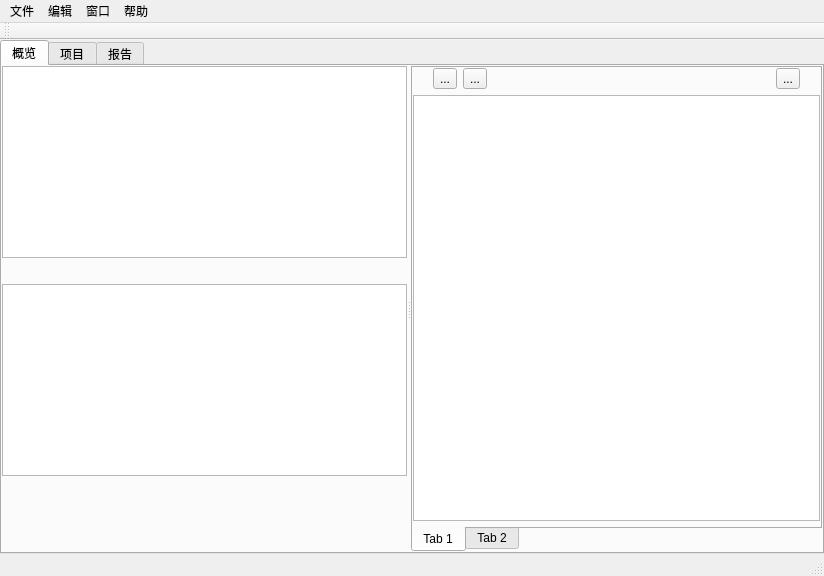
<?xml version="1.0" encoding="UTF-8"?>
<ui version="4.0">
 <class>MainWindow</class>
 <widget class="QMainWindow" name="MainWindow">
  <property name="geometry">
   <rect>
    <x>0</x>
    <y>0</y>
    <width>824</width>
    <height>576</height>
   </rect>
  </property>
  <property name="windowTitle">
   <string>MainWindow</string>
  </property>
  <widget class="QWidget" name="centralwidget">
   <layout class="QHBoxLayout" name="horizontalLayout">
    <property name="spacing">
     <number>0</number>
    </property>
    <property name="leftMargin">
     <number>0</number>
    </property>
    <property name="topMargin">
     <number>0</number>
    </property>
    <property name="rightMargin">
     <number>0</number>
    </property>
    <property name="bottomMargin">
     <number>0</number>
    </property>
    <item>
     <widget class="QTabWidget" name="tabWidget">
      <property name="currentIndex">
       <number>0</number>
      </property>
      <widget class="QWidget" name="GeneralView">
       <attribute name="title">
        <string>概览</string>
       </attribute>
       <layout class="QHBoxLayout" name="horizontalLayout_2" stretch="0">
        <property name="spacing">
         <number>1</number>
        </property>
        <property name="leftMargin">
         <number>0</number>
        </property>
        <property name="topMargin">
         <number>0</number>
        </property>
        <property name="rightMargin">
         <number>0</number>
        </property>
        <property name="bottomMargin">
         <number>0</number>
        </property>
        <item>
         <widget class="QSplitter" name="splitter">
          <property name="orientation">
           <enum>Qt::Horizontal</enum>
          </property>
          <widget class="QWidget" name="verticalLayoutWidget_2">
           <layout class="QVBoxLayout" name="verticalLayout_2">
            <property name="bottomMargin">
             <number>5</number>
            </property>
            <item>
             <widget class="QListWidget" name="listWidget"/>
            </item>
            <item>
             <spacer name="horizontalSpacer">
              <property name="orientation">
               <enum>Qt::Horizontal</enum>
              </property>
              <property name="sizeHint" stdset="0">
               <size>
                <width>40</width>
                <height>20</height>
               </size>
              </property>
             </spacer>
            </item>
            <item>
             <widget class="QListWidget" name="listWidget_2"/>
            </item>
            <item>
             <spacer name="verticalSpacer">
              <property name="orientation">
               <enum>Qt::Vertical</enum>
              </property>
              <property name="sizeHint" stdset="0">
               <size>
                <width>20</width>
                <height>40</height>
               </size>
              </property>
             </spacer>
            </item>
           </layout>
          </widget>
          <widget class="QWidget" name="verticalLayoutWidget_3">
           <layout class="QVBoxLayout" name="verticalLayout_3">
            <item>
             <widget class="QTabWidget" name="tabWidget_2">
              <property name="tabPosition">
               <enum>QTabWidget::South</enum>
              </property>
              <property name="currentIndex">
               <number>0</number>
              </property>
              <widget class="QWidget" name="tab">
               <attribute name="title">
                <string>Tab 1</string>
               </attribute>
               <layout class="QVBoxLayout" name="verticalLayout_4">
                <property name="leftMargin">
                 <number>0</number>
                </property>
                <property name="topMargin">
                 <number>0</number>
                </property>
                <property name="rightMargin">
                 <number>0</number>
                </property>
                <property name="bottomMargin">
                 <number>5</number>
                </property>
                <item>
                 <layout class="QHBoxLayout" name="horizontalLayout_3">
                  <property name="leftMargin">
                   <number>20</number>
                  </property>
                  <property name="rightMargin">
                   <number>20</number>
                  </property>
                  <item>
                   <widget class="QToolButton" name="toolButton">
                    <property name="text">
                     <string>...</string>
                    </property>
                   </widget>
                  </item>
                  <item>
                   <widget class="QToolButton" name="toolButton_2">
                    <property name="text">
                     <string>...</string>
                    </property>
                   </widget>
                  </item>
                  <item>
                   <spacer name="horizontalSpacer_2">
                    <property name="orientation">
                     <enum>Qt::Horizontal</enum>
                    </property>
                    <property name="sizeHint" stdset="0">
                     <size>
                      <width>40</width>
                      <height>20</height>
                     </size>
                    </property>
                   </spacer>
                  </item>
                  <item>
                   <layout class="QHBoxLayout" name="horizontalLayout_4">
                    <item>
                     <widget class="QToolButton" name="toolButton_3">
                      <property name="sizePolicy">
                       <sizepolicy hsizetype="Fixed" vsizetype="Fixed">
                        <horstretch>0</horstretch>
                        <verstretch>0</verstretch>
                       </sizepolicy>
                      </property>
                      <property name="text">
                       <string>...</string>
                      </property>
                      <property name="arrowType">
                       <enum>Qt::NoArrow</enum>
                      </property>
                     </widget>
                    </item>
                   </layout>
                  </item>
                 </layout>
                </item>
                <item>
                 <widget class="QListView" name="listView"/>
                </item>
               </layout>
              </widget>
              <widget class="QWidget" name="tab_2">
               <attribute name="title">
                <string>Tab 2</string>
               </attribute>
              </widget>
             </widget>
            </item>
           </layout>
          </widget>
         </widget>
        </item>
       </layout>
      </widget>
      <widget class="QWidget" name="ProjectView">
       <attribute name="title">
        <string>项目</string>
       </attribute>
      </widget>
      <widget class="QWidget" name="ReportView">
       <attribute name="title">
        <string>报告</string>
       </attribute>
      </widget>
     </widget>
    </item>
    <item>
     <layout class="QVBoxLayout" name="verticalLayout"/>
    </item>
   </layout>
  </widget>
  <widget class="QMenuBar" name="menubar">
   <property name="geometry">
    <rect>
     <x>0</x>
     <y>0</y>
     <width>824</width>
     <height>23</height>
    </rect>
   </property>
   <widget class="QMenu" name="menu">
    <property name="title">
     <string>文件</string>
    </property>
    <addaction name="action_3"/>
   </widget>
   <widget class="QMenu" name="menu_2">
    <property name="title">
     <string>编辑</string>
    </property>
   </widget>
   <widget class="QMenu" name="menu_3">
    <property name="title">
     <string>窗口</string>
    </property>
   </widget>
   <widget class="QMenu" name="menu_4">
    <property name="title">
     <string>帮助</string>
    </property>
    <addaction name="action"/>
    <addaction name="action_2"/>
   </widget>
   <addaction name="menu"/>
   <addaction name="menu_2"/>
   <addaction name="menu_3"/>
   <addaction name="menu_4"/>
  </widget>
  <widget class="QStatusBar" name="statusbar"/>
  <widget class="QToolBar" name="toolBar">
   <property name="windowTitle">
    <string>toolBar</string>
   </property>
   <attribute name="toolBarArea">
    <enum>TopToolBarArea</enum>
   </attribute>
   <attribute name="toolBarBreak">
    <bool>false</bool>
   </attribute>
  </widget>
  <action name="action">
   <property name="text">
    <string>文档</string>
   </property>
  </action>
  <action name="action_2">
   <property name="text">
    <string>关于</string>
   </property>
  </action>
  <action name="action_3">
   <property name="text">
    <string>设置项目目录</string>
   </property>
  </action>
 </widget>
 <resources/>
 <connections/>
</ui>
